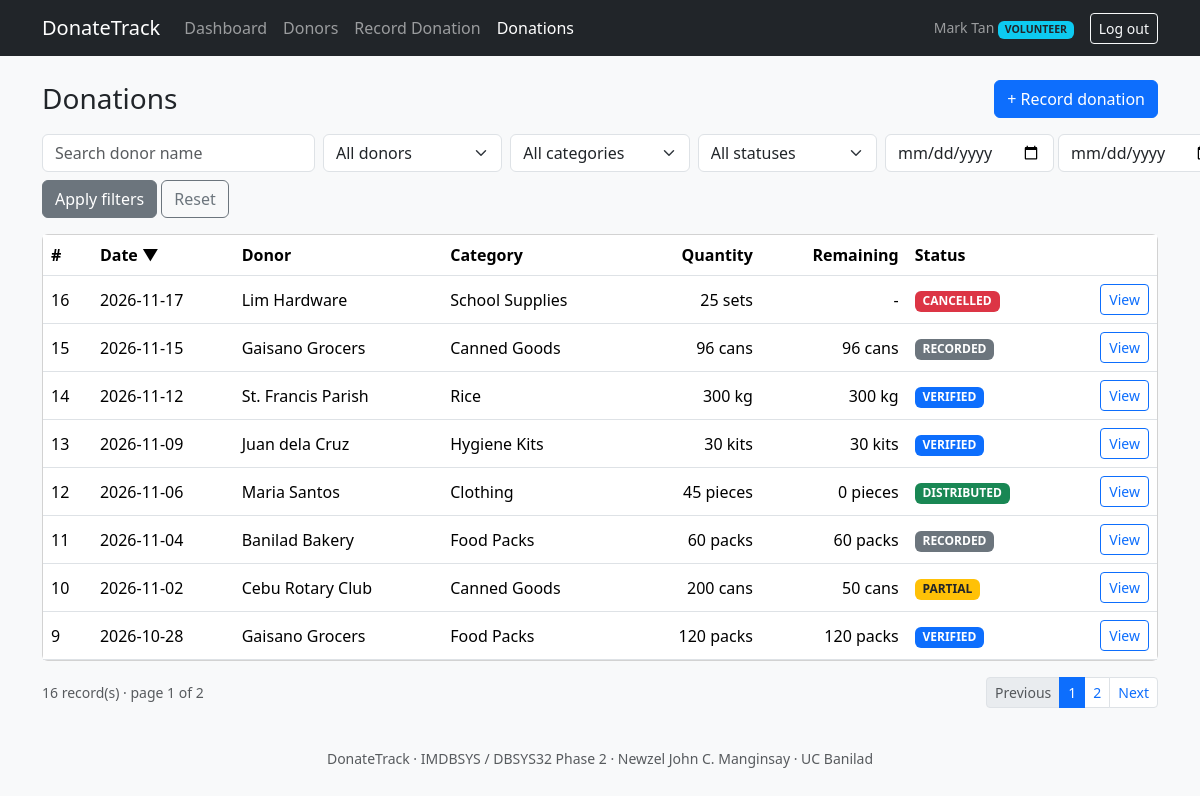
The page /donations.php (signed in) on the database its author committed.
### tables this page shows
CREATE TABLE users (
  user_id        INT UNSIGNED NOT NULL AUTO_INCREMENT,
  username       VARCHAR(50)  NOT NULL,
  password_hash  VARCHAR(255) NOT NULL,
  full_name      VARCHAR(100) NOT NULL,
  role           ENUM('COORDINATOR','VOLUNTEER','DONOR') NOT NULL,
  is_active      TINYINT(1)   NOT NULL DEFAULT 1,
  created_at     TIMESTAMP    NOT NULL DEFAULT CURRENT_TIMESTAMP,
  PRIMARY KEY (user_id),
  UNIQUE KEY uq_users_username (username),
  CONSTRAINT chk_users_active CHECK (is_active IN (0,1))
);

CREATE TABLE donations (
  donation_id    INT UNSIGNED  NOT NULL AUTO_INCREMENT,
  donor_id       INT UNSIGNED  NOT NULL,
  category_id    INT UNSIGNED  NOT NULL,
  recorded_by    INT UNSIGNED  NOT NULL,
  donation_date  DATE          NOT NULL,
  quantity       DECIMAL(12,2) NOT NULL,
  status         ENUM('RECORDED','VERIFIED','PARTIAL','DISTRIBUTED','CANCELLED')
                 NOT NULL DEFAULT 'RECORDED',
  notes          VARCHAR(500)  NULL,
  cancel_reason  VARCHAR(255)  NULL,
  created_at     TIMESTAMP     NOT NULL DEFAULT CURRENT_TIMESTAMP,
  updated_at     TIMESTAMP     NOT NULL DEFAULT CURRENT_TIMESTAMP
                               ON UPDATE CURRENT_TIMESTAMP,
  PRIMARY KEY (donation_id),
  KEY idx_donations_status_date (status, donation_date),
  KEY idx_donations_category (category_id),
  KEY idx_donations_donor (donor_id),
  CONSTRAINT fk_donations_donor    FOREIGN KEY (donor_id)
    REFERENCES donors (donor_id) ON DELETE RESTRICT ON UPDATE CASCADE,
  CONSTRAINT fk_donations_category FOREIGN KEY (category_id)
    REFERENCES donation_categories (category_id) ON DELETE RESTRICT ON UPDATE CASCADE,
  CONSTRAINT fk_donations_user     FOREIGN KEY (recorded_by)
    REFERENCES users (user_id) ON DELETE RESTRICT ON UPDATE CASCADE,
  CONSTRAINT chk_donations_qty CHECK (quantity > 0)           
);

CREATE TABLE donors (
  donor_id    INT UNSIGNED NOT NULL AUTO_INCREMENT,
  user_id     INT UNSIGNED NULL,
  donor_name  VARCHAR(120) NOT NULL,
  donor_type  ENUM('INDIVIDUAL','ORGANIZATION','BUSINESS') NOT NULL,
  email       VARCHAR(120) NULL,
  phone       VARCHAR(30)  NULL,
  address     VARCHAR(255) NULL,
  is_active   TINYINT(1)   NOT NULL DEFAULT 1,
  created_at  TIMESTAMP    NOT NULL DEFAULT CURRENT_TIMESTAMP,
  PRIMARY KEY (donor_id),
  UNIQUE KEY uq_donors_email (email),           
  UNIQUE KEY uq_donors_user  (user_id),         
  KEY idx_donors_name (donor_name),
  CONSTRAINT fk_donors_user FOREIGN KEY (user_id)
    REFERENCES users (user_id) ON DELETE SET NULL ON UPDATE CASCADE,
  CONSTRAINT chk_donors_active CHECK (is_active IN (0,1))
);

CREATE TABLE donation_categories (
  category_id    INT UNSIGNED NOT NULL AUTO_INCREMENT,
  category_name  VARCHAR(80)  NOT NULL,
  unit           VARCHAR(20)  NOT NULL,
  description    VARCHAR(255) NULL,
  is_active      TINYINT(1)   NOT NULL DEFAULT 1,
  PRIMARY KEY (category_id),
  UNIQUE KEY uq_categories_name (category_name),
  CONSTRAINT chk_categories_active CHECK (is_active IN (0,1))
);

### includes/auth.php (called while the page is built, shortened)
<?php
require_once __DIR__ . '/db.php';
require_once __DIR__ . '/helpers.php';
function current_user(): ?array { return $_SESSION['user'] ?? null; }
function home_for(string $role): string {
    return $role === 'DONOR' ? 'my_donations.php' : 'dashboard.php';
}
function require_role(array $roles = []): array {
    $u = current_user();
    $fresh = q_one('SELECT full_name, role, is_active FROM users WHERE user_id = ?', 'i', [$u['user_id']]);
    $u = $_SESSION['user'];
    return $u;
}

### includes/db.php (called while the page is built, shortened)
<?php
function cfg(string $key) {
    static $c = null;
    if ($c === null) { $c = require __DIR__ . '/../config/config.php'; }
    return $c[$key];
}
function db(): mysqli {
    static $conn = null;
    if ($conn === null) {
        try {
            $conn = new mysqli(cfg('db_host'), cfg('db_user'), cfg('db_pass'), cfg('db_name'), cfg('db_port'));
            $conn->set_charset('utf8mb4');
        } catch (mysqli_sql_exception $e) {
            error_log('DB connect failed: ' . $e->getMessage());
            http_response_code(500);
            exit('The database is unavailable. Please check config/config.php and that MySQL is running.');
        }
    }
    return $conn;
}
function q_all(string $sql, string $types = '', array $params = []): array {
    $st = db()->prepare($sql);
    if ($types !== '') { $st->bind_param($types, ...$params); }
    $st->execute();
    $rows = $st->get_result()->fetch_all(MYSQLI_ASSOC);
    return $rows;
}
function q_one(string $sql, string $types = '', array $params = []): ?array {
    $rows = q_all($sql, $types, $params);
    return $rows[0] ?? null;
}

### config/config.php (called while the page is built)
<?php
return [
    'db_host' => 'localhost',
    'db_user' => 'donatetrack_app',
    'db_pass' => 'DonateTrack_App#2026',
    'db_name' => 'donatetrack',
    'db_port' => 3306,
    'app_name' => 'DonateTrack',
    'per_page' => 8,
];

### donations.php (the view, shortened to what this page needs)
<?php
require_once __DIR__ . '/includes/auth.php';
$u = require_role(['COORDINATOR', 'VOLUNTEER']);
$search = get('q'); $status = get('status'); $cat = (int)get('category_id'); $donor = (int)get('donor_id');
$from = get('from'); $to = get('to'); $page = max(1, (int)get('page')); $per = cfg('per_page');
$sortMap = ['donation_id' => 'd.donation_id', 'donation_date' => 'd.donation_date', 'donor_name' => 'dn.donor_name',
            'category_name' => 'c.category_name', 'quantity' => 'd.quantity', 'remaining' => 'remaining', 'status' => 'd.status'];
$sort = array_key_exists(get('sort'), $sortMap) ? get('sort') : 'donation_date';
$dir  = strtolower(get('dir')) === 'asc' ? 'ASC' : 'DESC';
$where = ['1=1']; $types = ''; $params = [];
$w = implode(' AND ', $where);
$total = (int)q_one("SELECT COUNT(*) AS n FROM donations d JOIN donors dn ON dn.donor_id = d.donor_id WHERE $w", $types, $params)['n'];
$pages = max(1, (int)ceil($total / $per)); $page = min($page, $pages); $off = ($page - 1) * $per;
$rows = q_all(
    "SELECT d.donation_id, d.donation_date, dn.donor_name, c.category_name, c.unit, d.quantity,
            d.quantity - COALESCE(SUM(x.quantity_released), 0) AS remaining, d.status
     FROM donations d
     JOIN donors dn ON dn.donor_id = d.donor_id
     JOIN donation_categories c ON c.category_id = d.category_id
     LEFT JOIN distributions x ON x.donation_id = d.donation_id
     WHERE $w
     GROUP BY d.donation_id, d.donation_date, dn.donor_name, c.category_name, c.unit, d.quantity, d.status
     ORDER BY {$sortMap[$sort]} $dir, d.donation_id DESC
     LIMIT ? OFFSET ?", $types . 'ii', array_merge($params, [$per, $off]));
$allCats   = q_all('SELECT category_id, category_name FROM donation_categories ORDER BY category_name');
$allDonors = q_all('SELECT donor_id, donor_name FROM donors ORDER BY donor_name');
function sort_link(string $col, string $label, string $cur, string $dir): string {
    $nd = ($cur === $col && $dir === 'ASC') ? 'desc' : 'asc';
    $arrow = $cur === $col ? ($dir === 'ASC' ? ' ▲' : ' ▼') : '';
    return '<a class="sort" href="?' . e(qs(['sort' => $col, 'dir' => $nd, 'page' => 1])) . '">' . e($label) . $arrow . '</a>';
}
include __DIR__ . '/includes/header.php';
?>
<div class="d-flex justify-content-between align-items-center mb-3">
  <h1 class="h3 mb-0">Donations</h1><a class="btn btn-primary" href="donation_form.php">+ Record donation</a>
</div>
<form class="row g-2 mb-3" method="get">
  <div class="col-md-3"><input class="form-control" name="q" placeholder="Search donor name" value="<?= e($search) ?>"></div>
  <div class="col-md-2"><select class="form-select" name="donor_id"><option value="">All donors</option>
    <?php foreach ($allDonors as $d): ?><option value="<?= (int)$d['donor_id'] ?>" <?= $donor === (int)$d['donor_id'] ? 'selected' : '' ?>><?= e($d['donor_name']) ?></option><?php endforeach; ?></select></div>
  <div class="col-md-2"><select class="form-select" name="category_id"><option value="">All categories</option>
    <?php foreach ($allCats as $c): ?><option value="<?= (int)$c['category_id'] ?>" <?= $cat === (int)$c['category_id'] ? 'selected' : '' ?>><?= e($c['category_name']) ?></option><?php endforeach; ?></select></div>
  <div class="col-md-2"><select class="form-select" name="status"><option value="">All statuses</option>
    <?php foreach (['RECORDED', 'VERIFIED', 'PARTIAL', 'DISTRIBUTED', 'CANCELLED'] as $s): ?><option <?= $status === $s ? 'selected' : '' ?>><?= $s ?></option><?php endforeach; ?></select></div>
  <div class="col-md-3 d-flex gap-1"><input class="form-control" type="date" name="from" value="<?= e($from) ?>" title="From date"><input class="form-control" type="date" name="to" value="<?= e($to) ?>" title="To date"></div>
  <div class="col-12"><button class="btn btn-secondary">Apply filters</button> <a class="btn btn-outline-secondary" href="donations.php">Reset</a></div>
</form>
<div class="card"><div class="table-responsive"><table class="table table-hover align-middle mb-0">
  <thead><tr>
    <th><?= sort_link('donation_id', '#', $sort, $dir) ?></th><th><?= sort_link('donation_date', 'Date', $sort, $dir) ?></th>
    <th><?= sort_link('donor_name', 'Donor', $sort, $dir) ?></th><th><?= sort_link('category_name', 'Category', $sort, $dir) ?></th>
    <th class="text-end"><?= sort_link('quantity', 'Quantity', $sort, $dir) ?></th><th class="text-end"><?= sort_link('remaining', 'Remaining', $sort, $dir) ?></th>
    <th><?= sort_link('status', 'Status', $sort, $dir) ?></th><th></th></tr></thead><tbody>
  <?php foreach ($rows as $r): ?>
    <tr><td><?= (int)$r['donation_id'] ?></td><td><?= e($r['donation_date']) ?></td><td><?= e($r['donor_name']) ?></td><td><?= e($r['category_name']) ?></td>
      <td class="text-end"><?= fmt_qty($r['quantity']) ?> <?= e($r['unit']) ?></td>
      <td class="text-end"><?= $r['status'] === 'CANCELLED' ? '-' : fmt_qty($r['remaining']) . ' ' . e($r['unit']) ?></td>
      <td><?= status_badge($r['status']) ?></td>
      <td class="text-end"><a class="btn btn-sm btn-outline-primary" href="donation_view.php?id=<?= (int)$r['donation_id'] ?>">View</a></td></tr>
  <?php endforeach; if (!$rows): ?><tr><td colspan="8" class="text-center text-muted py-4">No donations match your filters.</td></tr><?php endif; ?>
  </tbody></table></div></div>
<?php include __DIR__ . '/includes/pager.php'; ?>
<?php include __DIR__ . '/includes/footer.php'; ?>

### includes/header.php (shortened to what this page needs)
<?php
$u = current_user();
$self = basename($_SERVER['SCRIPT_NAME']);
function nav_item(string $file, string $label, string $self, array $also = []): string {
    $active = ($self === $file || in_array($self, $also, true)) ? ' active' : '';
    return '<li class="nav-item"><a class="nav-link' . $active . '" href="' . e($file) . '">' . e($label) . '</a></li>';
}
?><!DOCTYPE html>
<html lang="en">
<head>
<link href="assets/vendor/bootstrap.min.css" rel="stylesheet">
<link href="assets/style.css" rel="stylesheet">
</head>
<body class="bg-light">
<nav class="navbar navbar-expand-lg navbar-dark bg-dark">
  <div class="container">
    <a class="navbar-brand" href="<?= $u ? e(home_for($u['role'])) : 'login.php' ?>">DonateTrack</a>
    <?php if ($u): ?>
    <div class="collapse navbar-collapse" id="nav">
      <ul class="navbar-nav me-auto">
        <?php if ($u['role'] === 'DONOR'): ?>
          <?= nav_item('my_donations.php', 'My Donations', $self) ?>
        <?php else: ?>
          <?= nav_item('dashboard.php', 'Dashboard', $self) ?>
          <?= nav_item('donors.php', 'Donors', $self, ['donor_form.php']) ?>
          <?= nav_item('donation_form.php', 'Record Donation', $self) ?>
          <?= nav_item('donations.php', 'Donations', $self, ['donation_view.php']) ?>
        <?php endif; ?>
      </ul>
      <span class="navbar-text me-3 small"><?= e($u['full_name']) ?> <span class="badge bg-info text-dark"><?= e($u['role']) ?></span></span>
      <a class="btn btn-outline-light btn-sm" href="logout.php">Log out</a>
    </div>
    <?php endif; ?>
  </div>
</nav>
<main class="container py-4">

### includes/helpers.php (shortened to what this page needs)
<?php
function e($v): string { return htmlspecialchars((string)$v, ENT_QUOTES, 'UTF-8'); }
function get(string $k): string { return trim((string)($_GET[$k] ?? '')); }
function fmt_qty($n): string {
    $s = number_format((float)$n, 2, '.', ',');
    return rtrim(rtrim($s, '0'), '.');
}
function status_badge(string $s): string {
    $map = ['RECORDED' => 'secondary', 'VERIFIED' => 'primary', 'PARTIAL' => 'warning text-dark',
            'DISTRIBUTED' => 'success', 'CANCELLED' => 'danger'];
    return '<span class="badge bg-' . ($map[$s] ?? 'secondary') . '">' . e($s) . '</span>';
}
function qs(array $change = []): string {
    $q = array_merge($_GET, $change);
    return http_build_query($q);
}

### assets/style.css (style rules this page uses)
.table thead th { white-space: nowrap; }
a.sort { text-decoration: none; color: inherit; }

### rows shown on the page
users: full_name "Mark Tan", role "VOLUNTEER"
donations: donation_id "16", donation_date "2026-11-17", donor.donor_name "Lim Hardware", category.category_name "School Supplies", quantity "25", category.unit "sets", status "CANCELLED"
donations: donation_id "15", donation_date "2026-11-15", donor.donor_name "Gaisano Grocers", category.category_name "Canned Goods", quantity "96", category.unit "cans", remaining "96", status "RECORDED"
donations: donation_id "14", donation_date "2026-11-12", donor.donor_name "St. Francis Parish", category.category_name "Rice", quantity "300", category.unit "kg", remaining "300", status "VERIFIED"
donations: donation_id "13", donation_date "2026-11-09", donor.donor_name "Juan dela Cruz", category.category_name "Hygiene Kits", quantity "30", category.unit "kits", remaining "30", status "VERIFIED"
donations: donation_id "12", donation_date "2026-11-06", donor.donor_name "Maria Santos", category.category_name "Clothing", quantity "45", category.unit "pieces", remaining "0", status "DISTRIBUTED"
donations: donation_id "11", donation_date "2026-11-04", donor.donor_name "Banilad Bakery", category.category_name "Food Packs", quantity "60", category.unit "packs", remaining "60", status "RECORDED"
donations: donation_id "10", donation_date "2026-11-02", donor.donor_name "Cebu Rotary Club", category.category_name "Canned Goods", quantity "200", category.unit "cans", remaining "50", status "PARTIAL"
donations: donation_id "9", donation_date "2026-10-28", donor.donor_name "Gaisano Grocers", category.category_name "Food Packs", quantity "120", category.unit "packs", remaining "120", status "VERIFIED"

### other values the page prints
$label "Dashboard Donors Record Donation Donations"
$label "# Date Donor Category Quantity Remaining Status"
$arrow "▼"
$total "16"
$page "1"
$pages "2"
